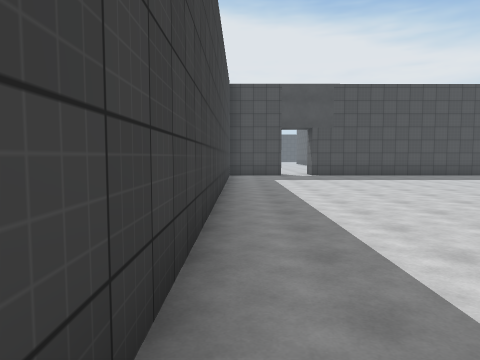
View 1 (above)

19 first-person views from a walk through a scene from a Unity 3-D project. The camera is 1.5 m above the floor, tilts 4° down and sees 70° across. The floor is counted in squares, 2 m on a side. Each view is taken from the middle of a square. On the plan, view 1 faces up. The plan holds only what a view shows up to about 11 squares ahead; the rest is blank. The place goes on beyond the plan. The player is left out. Some animated figures are not drawn. Surface patterns are stand-ins for the level's own textures.

View 2
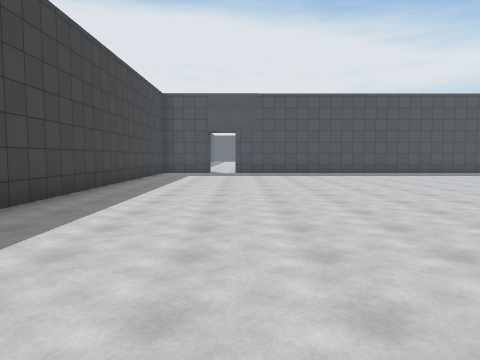

View 3
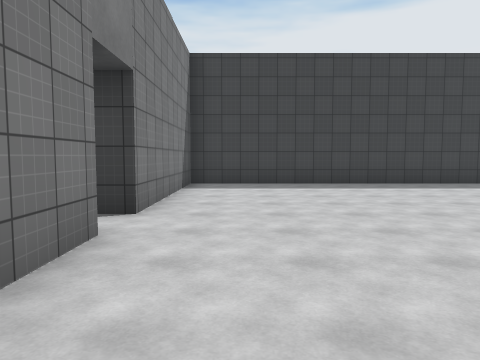

View 4
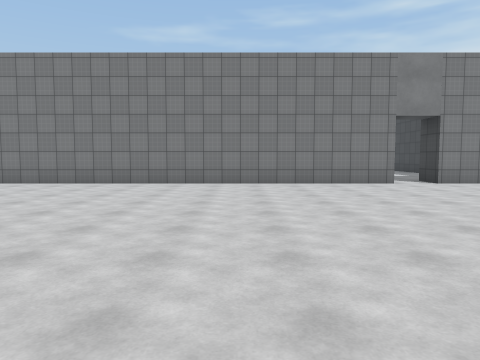

View 5
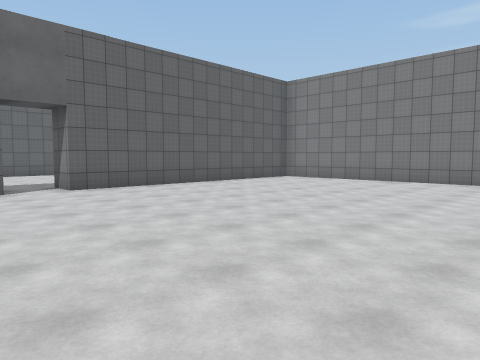

View 6
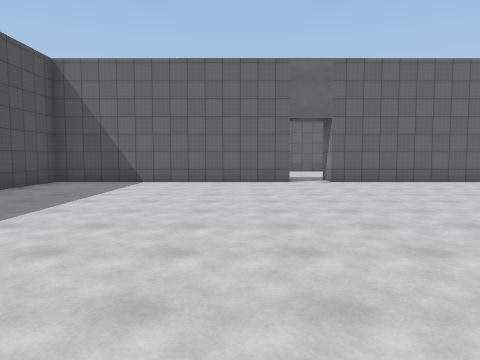

View 7
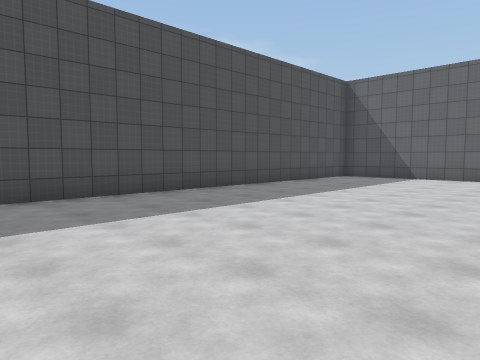

View 8
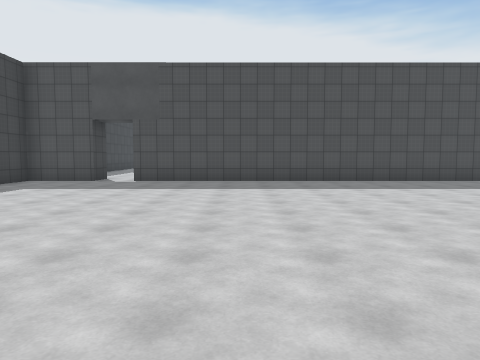

View 9
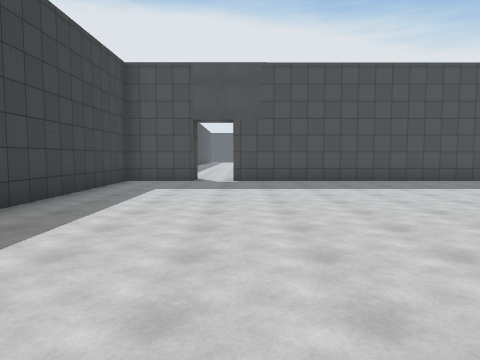

View 10
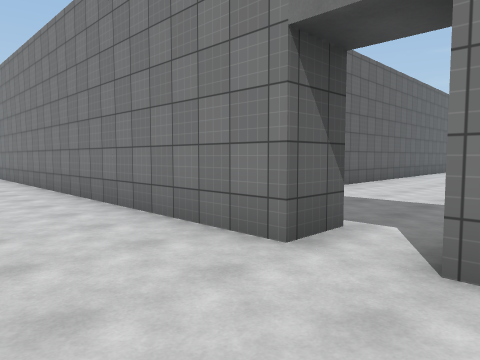

View 11
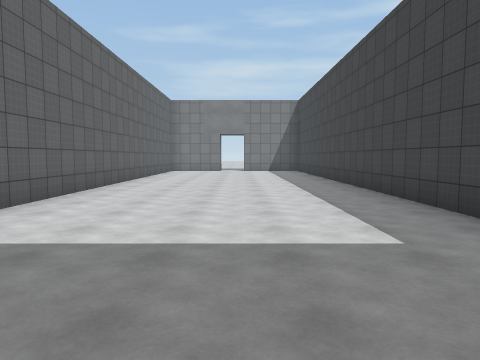

View 12
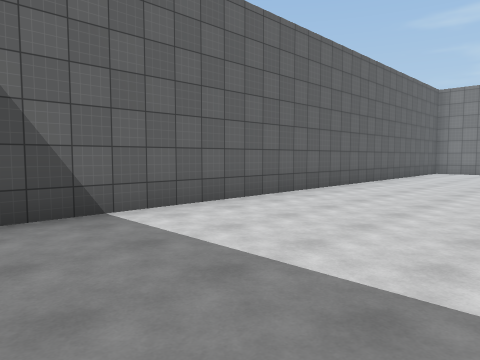

View 13
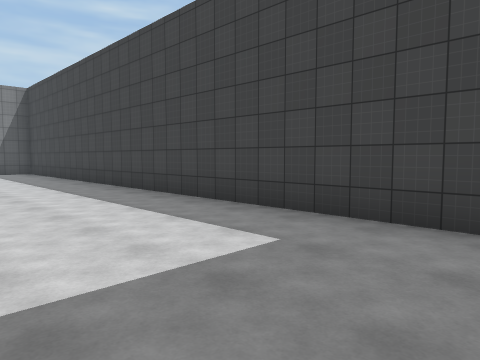

View 14
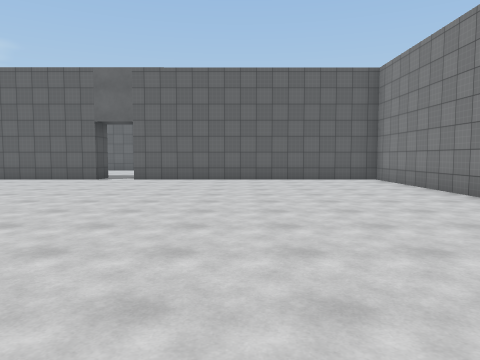

View 15
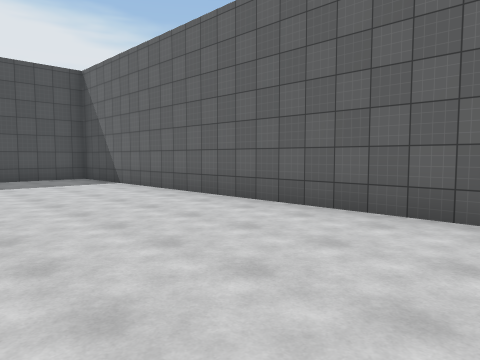

View 16
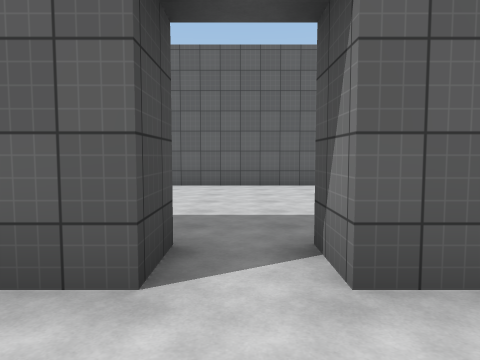

View 17
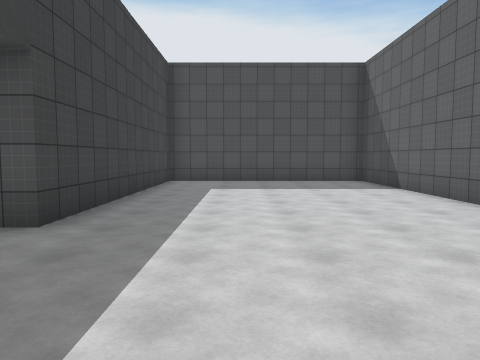

View 18
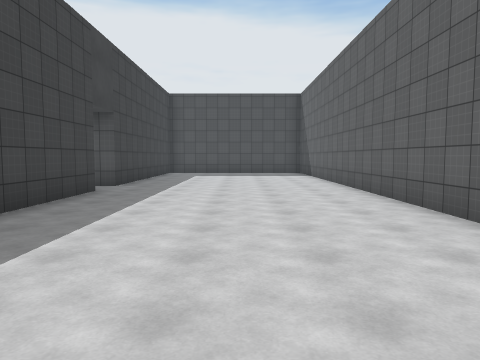

View 19
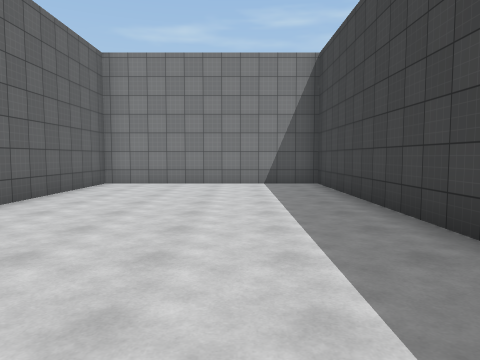

### Floor plan
Points are (right, up) in squares from view 1. A wall is a line through its corners. A room is listed if a view was taken in it or the views show most of it. See-through windows are left out.
Room 1 (views 1, 2, 3, 4, 5, 6, 7, 8, 9, 10, 14, 16)
walls: (5.8, -2.4) (17.9, -2.4) (17.9, 5.4); (17.9, 6.6) (17.9, 13.3) (2.8, 13.3); (1.6, 14) (1.6, 13.3) (-0.4, 13.3) (-0.4, -2.4) (4.6, -2.4)
ways out: opening at (5, -3) to room 2; opening at (18.5, 6) to room 3
Room 2 (views 11, 12, 13, 15)
walls: (2.1, -4.6) (2.1, -15.5); (8, -3.4) (5.8, -3.4) (5.8, -2.4); (4.6, -2.4) (4.6, -3.4); (8.4, -15.2) (8.4, -3.8)
ways out: opening at (5, -3) to room 1
Room 3 (views 17, 18, 19)
walls: (17.9, 5.4) (18.9, 5.4) (18.9, -2.4) (24.7, -2.4) (24.7, 13.3) (18.9, 13.3) (18.9, 6.6) (17.9, 6.6)
ways out: opening at (18.5, 6) to room 1

Positions as (right, up) in squares from view 1, and headings:
1: (0, 0), facing up
2: (3, -2), facing up
3: (9, -1), facing left
4: (10, 7), facing down
5: (10, 8), facing down-right
6: (8, 8), facing right
7: (6, 7), facing up-right
8: (6, 3), facing up
9: (3, 3), facing up
10: (4, 0), facing down-right
11: (5, -3), facing down
12: (4, -4), facing down-right
13: (6, -4), facing down-left
14: (7, 2), facing right
15: (4, -15), facing up-right
16: (16, 6), facing right
17: (21, 3), facing up
18: (22, -2), facing up
19: (21, 7), facing down
